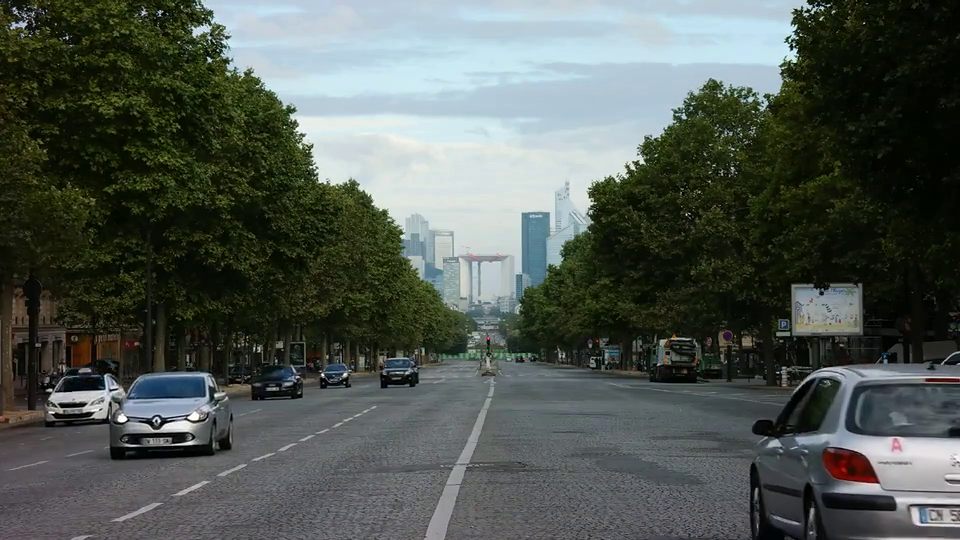
#> input picture frame 30 of Paris - 8132.mp4, 960 x 540 px
$ python Framerate-enhancement.py
#> lines starting #> are read from the running program, lines starting #| are printed output that depends on the picture; after the words box and inside, x2 and y2 are one past the last pixel; in counts of white or black regions, pixels touching at a corner belong together
import cv2
import numpy as np


def interpolate_frame(prev_frame, coords, flow):

    new_coords = coords + 0.5 * flow

    empty_locations = []
    inter_frame = cv2.remap(prev_frame, new_coords, None, cv2.INTER_LINEAR)

    # get empty pixels coordinates to check
    empty_locations = np.argwhere((inter_frame == [0, 0, 0]).all(axis=2))

    inpainted_frame = inpaint_frame(inter_frame)

    return inpainted_frame


def inpaint_frame(frame):

    mask = create_mask(frame)
    inpainted_frame = cv2.inpaint(frame, mask, 20, cv2.INPAINT_TELEA)

    return inpainted_frame


def create_mask(frame):

    mask = cv2.cvtColor(frame, cv2.COLOR_RGB2GRAY)

    # Create mask of all pixels that are empty
    mask_values = np.where(mask == 0)
    rest = np.where(mask != 0)

    # Color the pixels in the mask
    mask[mask_values] = 255
    mask[rest] = 0

    return mask


cap = cv2.VideoCapture("Paris - 8132.mp4")

# previous fps value
fps = cap.get(cv2.CAP_PROP_FPS)
#get frame
ret, prvs_original = cap.read()
#> prvs_original is the input picture: shape (540, 960, 3); mean B, G, R 82.6, 88.5, 81.1

# get size
height, width, layer = prvs_original.shape
#> height = 540; width = 960; layer = 3
size = (width, height)
#> size = (960, 540)

#get coordinate matrix
y_coords, x_coords = np.mgrid[0:height, 0:width]
coords = np.float32(np.dstack([x_coords, y_coords]))


prvs = cv2.cvtColor(prvs_original, cv2.COLOR_BGR2GRAY)
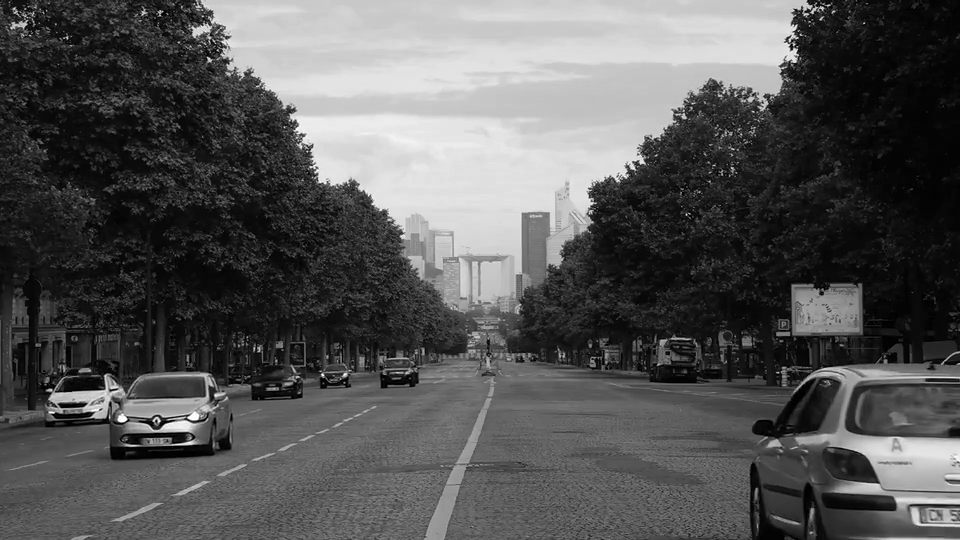
#> prvs: shape (540, 960); min 0, max 255, mean 85.6

out = cv2.VideoWriter('Paris - 8132_enhanced.mp4', cv2.VideoWriter_fourcc(*'mp4v'), fps*2, size)


while 1:
    not_empty, next_original = cap.read()
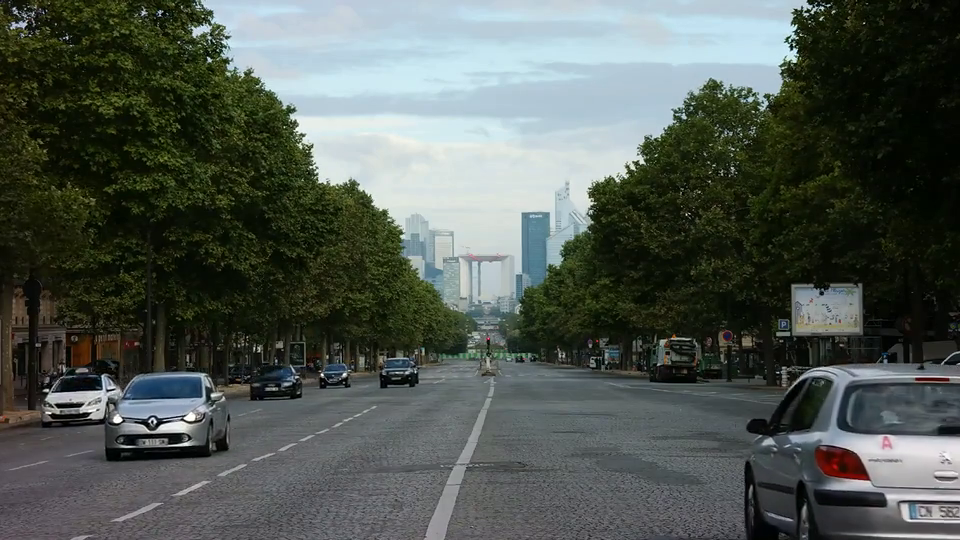
#> input picture frame 31 of Paris - 8132.mp4, 960 x 540 px
#> next_original is the input picture: shape (540, 960, 3); mean B, G, R 82.6, 88.6, 81.1
    if not_empty:

        next = cv2.cvtColor(next_original, cv2.COLOR_BGR2GRAY)
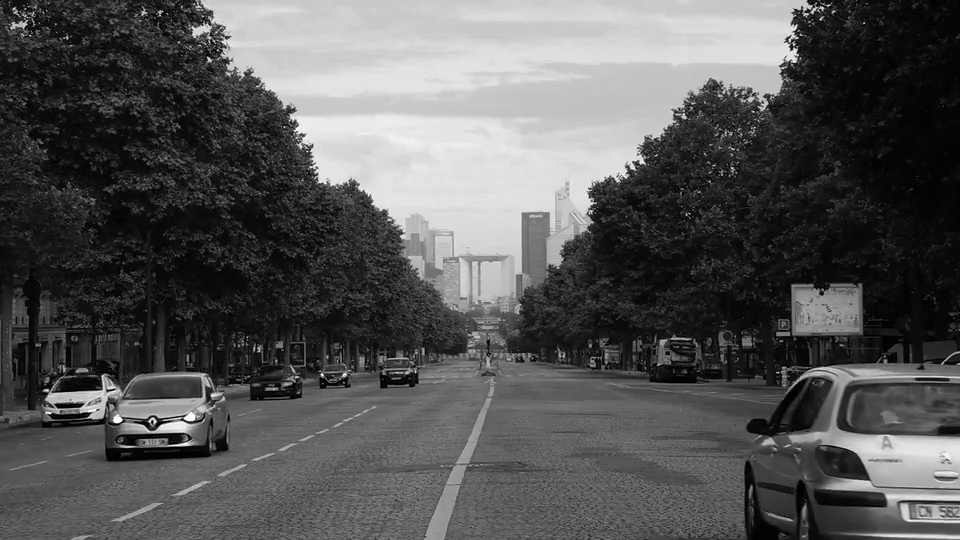
#> next: shape (540, 960); min 0, max 255, mean 85.7

        flow = cv2.calcOpticalFlowFarneback(next, prvs, None, 0.5, 3, 15, 3, 5, 1.2, 0)
        mid_frame = interpolate_frame(prvs_original, coords, flow)
#> in interpolate_frame, `inter_frame = cv2.remap(prev_frame, new_coords, None, cv2.INTER_LINEAR)`:
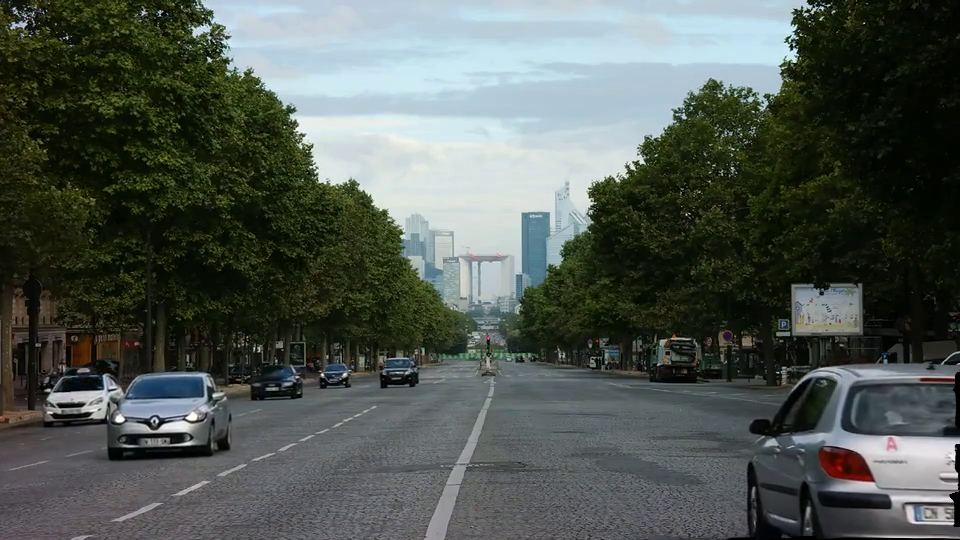
#> inter_frame: shape (540, 960, 3); mean B, G, R 82.4, 88.3, 80.9
#> in interpolate_frame, `empty_locations = np.argwhere((inter_frame == [0, 0, 0]).all(axis=2))`: empty_locations = 1139 pairs, first value 2 to 539, second value 4 to 959
#> in create_mask, `mask = cv2.cvtColor(frame, cv2.COLOR_RGB2GRAY)`:
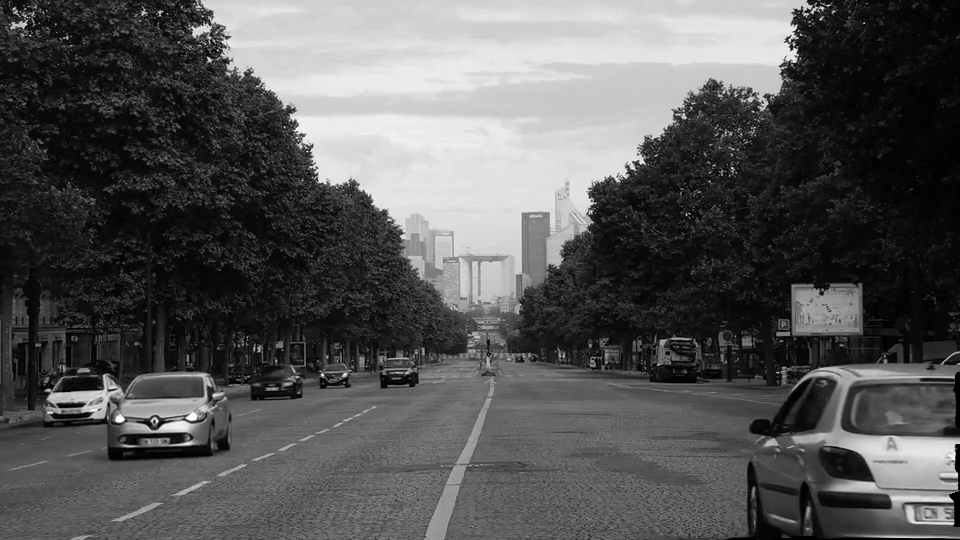
#> mask: shape (540, 960); min 0, max 255, mean 85.7
#> in create_mask, `mask_values = np.where(mask == 0)`: mask_values = 1158 positions, rows 2 to 539, columns 4 to 959
#> in create_mask, `rest = np.where(mask != 0)`: rest = 517242 positions, rows 0 to 539, columns 0 to 959
#> in create_mask, `mask[mask_values] = 255`:
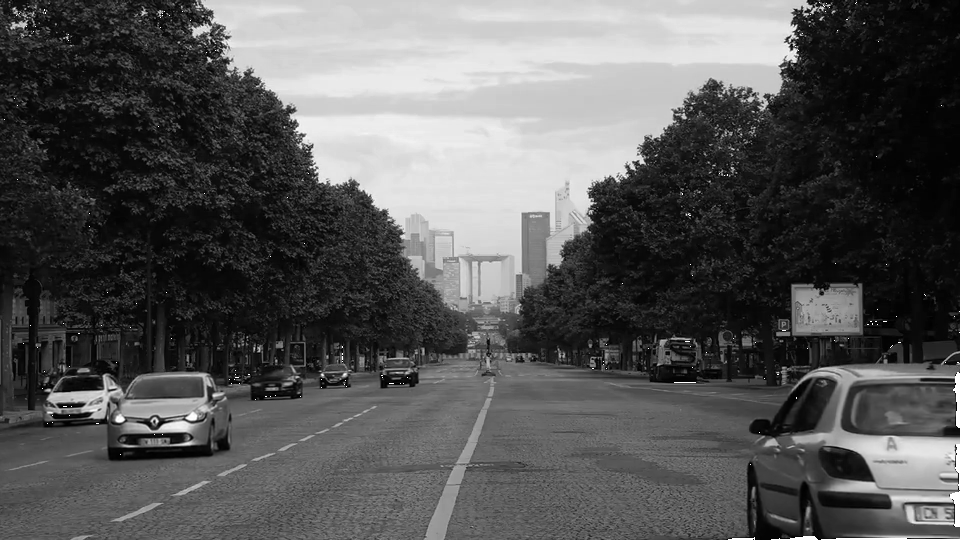
#> mask: shape (540, 960); 0.22% of pixels changed, all inside (x1, y1, x2, y2) = (4, 2, 960, 540)
#> in create_mask, `mask[rest] = 0`:
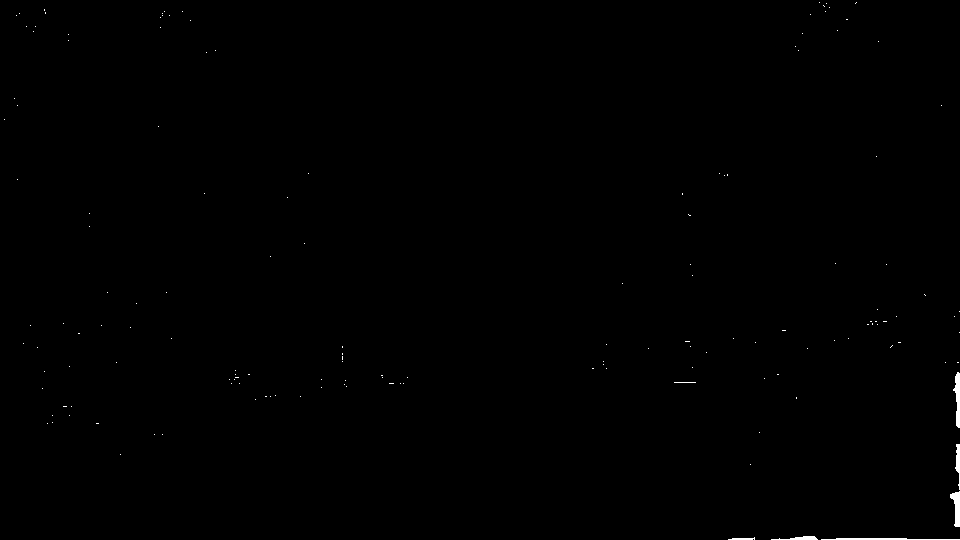
#> mask: shape (540, 960); 0.22% white; 153 white regions (146 under 20 px), largest, box (x1, y1, x2, y2) and area: (953, 372, 960, 428) 229, (950, 491, 960, 527) 211, (821, 538, 960, 540) 210

        out.write(prvs_original)
        out.write(mid_frame)

        prvs_original = next_original
        prvs = next
    else:
        break

out.release()
cap.release()
